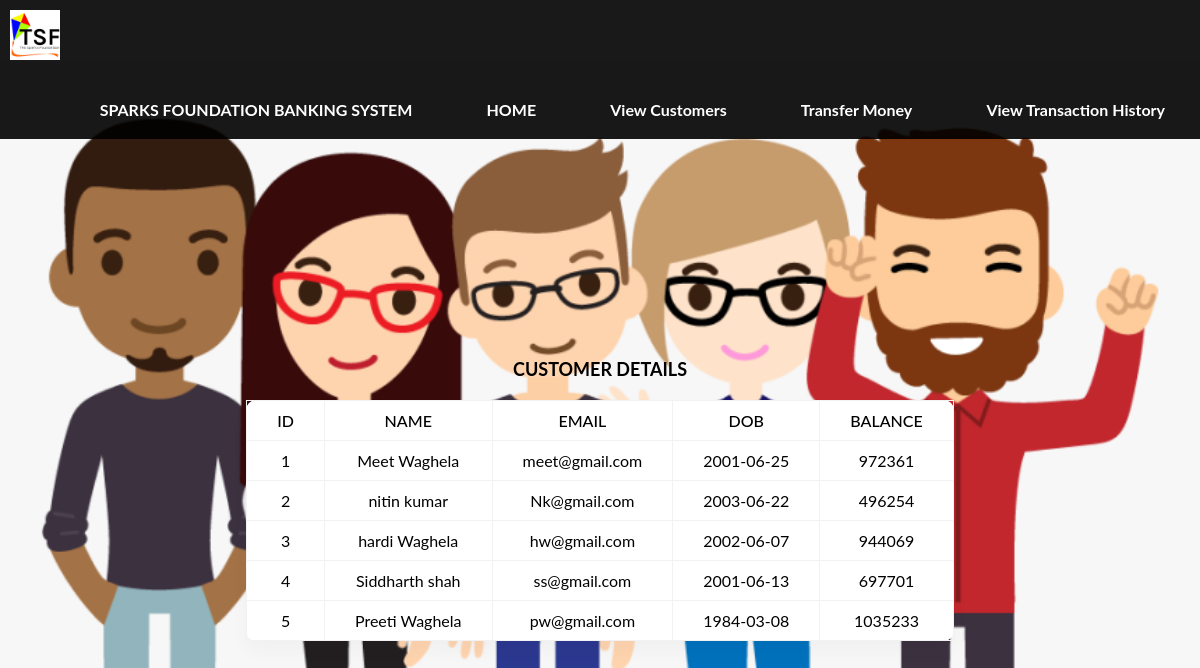
Screenshot of /display.php with the database file from the repository.
### tables this page shows
CREATE TABLE `customer` (
  `id` int(3) NOT NULL,
  `name` text NOT NULL,
  `email` varchar(30) NOT NULL,
  `DOB` date NOT NULL,
  `balance` int(8) NOT NULL
);

### display.php (the view, shortened to what this page needs)
<!DOCTYPE html>
<html>
    <head>
    </head>
    <body>
    <nav>
            <div class="logo">
                <img src="logo.jpg" width="50" height="50">
            </div>
            <ul>
            <li><a href='#'>SPARKS FOUNDATION BANKING SYSTEM</a></li>
            <li><a href="home.php">HOME</a></li>
                <li><a href="display.php">View Customers</a></li>
                <li><a href="transfermoney.php">Transfer Money </a></li>
                <li><a href="transactionhistory.php">View Transaction History</a></li>
            </ul>
        </nav>
         <div class="main-div">
             <h1>CUSTOMER DETAILS </h1>
            <div class="center-div">
                <div class="table-responsive">
                    <table>
                        <thead>
                            <tr>
                                <th>ID</th>
                                <th>NAME</th>
                                <th>EMAIL</th>
                                <th>DOB</th>
                                <th>BALANCE</th>
                            </tr>
                        </thead>
                        <tbody>
                        <?php
                            include 'connection.php';
                            $selectquery = "select * from customer";
                            $query= mysqli_query($con, $selectquery);
                            while($res= mysqli_fetch_array($query)){
                             ?>
                                <tr>
                                    <td> <?php echo $res['id']; ?></td>
                                <td><?php echo $res['name']; ?></td>
                                <td><?php echo $res['email']; ?></td>
                                <td><?php echo $res['DOB']; ?></td>
                                <td><?php echo $res['balance']; ?></td>
                            </tr>
                            <?php
                            }
                            ?>
                        </tbody>
                    </table>
                </div>
            </div>
         </div>
    </body>
    </html>

### display.php (style rules this page uses)
* { margin:0; padding: 0; font-family: 'Lato', sans-serif; }
body { width: 100%; height: 125vh; background-image: url(iimag2.jpg); background-size: 100%; background-position:center ; background-repeat: no-repeat; }
nav { width: 100%; background-color: rgba(0,0,0,0.9); overflow:hidden; }
nav ul { list-style-type: none; float: right; margin-top:7px; }
nav ul li { display:inline-block; }
nav ul li a { text-decoration:none; padding: 20px 35px; text-align:center ; color: #fff; display:block; font-weight: 700; }
.logo { float: left; padding: 10px; }
.main-div { width:100%; height: 100vh; display: flex; flex-direction: column; justify-content: center; align-items: center; }
h1 { font-size: 18px; color: #000; text-align: center; margin-top: -80px; margin-bottom: 20px; }
table { border-collapse: collapse; background-color: #fff; box-shadow: 0 10px 20px 0 rgba(0,0,0,.03); border-radius: 10px; margin:auto; }
th,td { border: 1px solid #f2f2f2; padding: 10px 30px; text-align: center; color: black; }
th { text-transform: uppercase; font-weight: 500; }
td { font-size: 13 px; }

### rows the page displays
customer: id "1", name "Meet Waghela", email "meet@gmail.com", DOB "2001-06-25", balance "972361"
customer: id "2", name "nitin kumar", email "Nk@gmail.com", DOB "2003-06-22", balance "496254"
customer: id "3", name "hardi Waghela", email "hw@gmail.com", DOB "2002-06-07", balance "944069"
customer: id "4", name "Siddharth shah", email "ss@gmail.com", DOB "2001-06-13", balance "697701"
customer: id "5", name "Preeti Waghela", email "pw@gmail.com", DOB "1984-03-08", balance "1035233"
